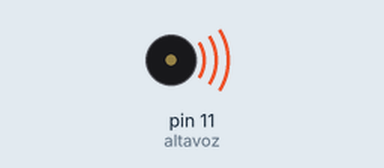
A sketch run on a simulated Arduino Uno, built with avr-gcc and run on an emulated ATmega328P. Shown: buzzer (waves = sounding).

Above: at 0.1 s.
Timing chart, 0 to 40.0 s (numbered marks = the images above):
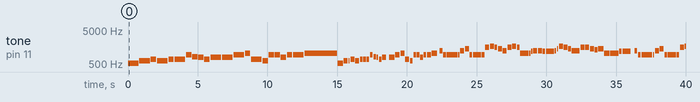

Measured:
- by itself, tone on pin 11 (altavoz): plays 523 Hz for 0.77 s, 622 Hz for 0.77 s, 698 Hz for 0.39 s, 622 Hz for 0.77 s, 698 Hz for 0.39 s, 698 Hz for 0.77 s … (96 notes in this stretch)

The sketch:

song.ino
```cpp
//Definición de variables
int altavoz = 11;  //pin salida del altavoz, el otro pin del altavoz es GND

//octava alta
int Do3 =2080;
int Si2 =1975;
int LaS2=1864;
int La2= 1760;
int SolS2=1661;
int Sol2=1567;
int FaS2=1479;
int Fa2= 1396;
int Mi2= 1318;
int ReS2=1244;
int Re2= 1174;
int DoS2=1108;
int Do2= 1046;

//octava baja
int Si = 987;
int LaS= 932;
int La = 880;
int SolS=830;
int Sol= 783;
int FaS= 739;
int Fa=  698;
int Mi=  659;
int ReS= 622;
int Re = 587;
int DoS =554;
int Do = 523;
int Silencio = 0;

//definimos las notas
int redonda=0;
int redondap=0;
int blanca= 0;
int blancap=0;
int negra=0;
int negrap=0;
int corchea=0;
int corcheap =0;
int semicorchea=0;
int semicorcheap=0;

//definimos la variable del tiempo
int bpm= 155;


void setup()
{
pinMode(altavoz,OUTPUT);
//definimos la relacion de tiempo entre las notas

      negra= 60000/bpm;
      negrap=negra*1.5;
      blanca= negra*2;
      blancap=blanca*1.5;
      redonda= negra*4;
      redondap= redonda*1.5;
      corchea= negra/2;
      corcheap=corchea*1.5;
      semicorchea= negra/4;
      semicorcheap=semicorchea*1.5;

}

void loop()
{

//escribimos las notas con el siguiente esquema
// intro
 tone(altavoz,Do,blanca);
 delay(blanca+50);
 tone(altavoz,ReS,blanca);
 delay(blanca+50);

 tone(altavoz,Fa,negra);
 delay(negra+50);
 tone(altavoz,ReS,blanca);
 delay(blanca+50);
 tone(altavoz,Fa,negra);
 delay(negra+50);

 tone(altavoz,Fa,blanca);
 delay(blanca+50);
 tone(altavoz,LaS,negra);
 delay(negra+50);
 tone(altavoz,SolS,negra);
 delay(negra+50);

 tone(altavoz,Sol,negra);
 delay(negra+50);
 tone(altavoz,Fa,negra);
 delay(negra+50);
 tone(altavoz,Sol,blanca);
 delay(blanca+50);

 tone(altavoz,Sol,blanca);
 delay(blanca+50);
 tone(altavoz,LaS,blanca);
 delay(blanca+50);

 tone(altavoz,Do2,negra);
 delay(negra+50);
 tone(altavoz,Fa,blanca);
 delay(blanca+50);
 tone(altavoz,ReS,negra);
 delay(negra+50);

 tone(altavoz,LaS,negra);
 delay(negra+50);
 tone(altavoz,LaS,negra);
 delay(negra+50);
 tone(altavoz,Sol,negra);
 delay(negra+50);
 tone(altavoz,LaS,negra);
 delay(negra+50);

 tone(altavoz,LaS,blanca);
 delay(blanca+50);
 tone(altavoz,Do2,redondap);
 delay(redondap+50);

// bridge
//comp1
 tone(altavoz,Do,negra);
 delay(negra+50);
  tone(altavoz,ReS,corcheap);
 delay(corcheap+50);
  tone(altavoz,ReS,semicorchea);
 delay(semicorchea+50);
  tone(altavoz,Fa,corcheap);
 delay(corcheap+50);
  tone(altavoz,ReS,corcheap);
 delay(corcheap+50);
 tone(altavoz,Fa,corchea);
 delay(corchea+50);

 //comp2
 tone(altavoz,Fa,corchea);
 delay(corchea+50);
 tone(altavoz,Fa,corchea);
 delay(corchea+50);
 tone(altavoz,LaS,corchea);
 delay(corchea+50);
 tone(altavoz,SolS,corchea);
 delay(corchea+50);
 tone(altavoz,Sol,semicorchea);
 delay(semicorchea+50);
 tone(altavoz,Fa,corchea);
 delay(corchea+50);
 tone(altavoz,Sol,corcheap);
 delay(corcheap+50);
 tone(altavoz,Silencio,semicorchea);
 delay(semicorchea+50);

 //comp3
 tone(altavoz,Sol,negra);
 delay(negra+50);
 tone(altavoz,LaS,corcheap);
 delay(corchea+50);
 tone(altavoz,LaS,semicorchea);
 delay(semicorchea+50);
 tone(altavoz,Do2,corcheap);
 delay(corcheap+50);
 tone(altavoz,Fa,corcheap);
 delay(corcheap+50);
 tone(altavoz,ReS,corchea);
 delay(corchea+50);

 //comp4
 tone(altavoz,LaS,corchea);
 delay(corchea+50);
 tone(altavoz,LaS,corchea);
 delay(corchea+50);
 tone(altavoz,Sol,corchea);
 delay(corchea+50);
 tone(altavoz,LaS,corchea);
 delay(corchea+50);
 tone(altavoz,LaS,corcheap);
 delay(corcheap+50);
 tone(altavoz,Do2,negra);
 delay(negra+50);
 tone(altavoz,Silencio,semicorchea);
 delay(semicorchea+50);

//Verso

//comp1
tone(altavoz,ReS2,corchea);
delay(corchea+50);
tone(altavoz,LaS,corchea);
delay(corchea+50);
tone(altavoz,LaS,blanca);
delay(blanca+50);
tone(altavoz,LaS,semicorchea);
delay(semicorchea+50);

//comp2
tone(altavoz,ReS2,corcheap);
delay(corcheap+50);
tone(altavoz,Fa2,corcheap);
delay(corcheap+50);
tone(altavoz,LaS,corchea);
delay(corchea+50);
tone(altavoz,LaS,negrap);
delay(negrap+50);
tone(altavoz,LaS,corchea);
delay(corchea+50);

//comp3
tone(altavoz,Sol2,corcheap);
delay(corcheap+50);
tone(altavoz,SolS2,corcheap);
delay(corcheap+50);
tone(altavoz,Sol2,corchea);
delay(corchea+50);
tone(altavoz,Fa2,corcheap);
delay(corcheap+50);
tone(altavoz,ReS2,corcheap);
delay(corcheap+50);

//comp4
tone(altavoz,Sol2,corcheap);
delay(corcheap+50);
tone(altavoz,SolS2,corcheap);
delay(corcheap+50);
tone(altavoz,Sol2,corchea);
delay(corchea+50);
tone(altavoz,Do2,negrap);
delay(negrap+50);
tone(altavoz,Do2,semicorchea);
delay(semicorchea+50);
tone(altavoz,Re2,semicorchea);
delay(semicorchea+50);


//comp5
tone(altavoz,ReS2,corcheap);
delay(corcheap+50);
tone(altavoz,ReS2,corcheap);
delay(corcheap+50);
tone(altavoz,Re2,corchea);
delay(corchea+50);
tone(altavoz,Re2,negrap);
delay(negrap+50);
tone(altavoz,ReS2,semicorchea);
delay(semicorchea+50);
tone(altavoz,Fa2,semicorchea);
delay(semicorchea+50);


//comp6
tone(altavoz,SolS2,corcheap);
delay(corcheap+50);
tone(altavoz,Sol2,corcheap);
delay(corcheap+50);
tone(altavoz,Fa2,corchea);
delay(corchea+50);
tone(altavoz,ReS2,negrap);
delay(negrap+50);
tone(altavoz,Sol2,corcheap);
delay(corcheap+50);


//compas7
tone(altavoz,Sol2,corcheap);
delay(corcheap+50);
tone(altavoz,Fa2,corcheap);
delay(corcheap+50);
tone(altavoz,Mi2,corchea);
delay(corchea+50);
tone(altavoz,Fa2,negra);
delay(negra+50);
tone(altavoz,Do2,negra);
delay(negra+50);


//compas8
tone(altavoz,Do2,negrap);
delay(negrap+50);
tone(altavoz,Re2,corchea);
delay(corchea+50);
tone(altavoz,Re2,negrap);
delay(negrap+50);
tone(altavoz,Silencio,corchea);
delay(corchea+50);

//Verso2

//comp1
tone(altavoz,ReS2,corchea);
delay(corchea+50);
tone(altavoz,LaS,corchea);
delay(corchea+50);
tone(altavoz,LaS,blanca);
delay(blanca+50);
tone(altavoz,LaS,semicorchea);
delay(semicorchea+50);

//comp2
tone(altavoz,ReS2,corcheap);
delay(corcheap+50);
tone(altavoz,Fa2,corcheap);
delay(corcheap+50);
tone(altavoz,LaS,corchea);
delay(corchea+50);
tone(altavoz,LaS,negrap);
delay(negrap+50);
tone(altavoz,LaS,corchea);
delay(corchea+50);

//comp3
tone(altavoz,Sol2,corcheap);
delay(corcheap+50);
tone(altavoz,SolS2,corcheap);
delay(corcheap+50);
tone(altavoz,Sol2,corchea);
delay(corchea+50);
tone(altavoz,Fa2,corcheap);
delay(corcheap+50);
tone(altavoz,ReS2,corcheap);
delay(corcheap+50);

//comp4
tone(altavoz,Sol2,corcheap);
delay(corcheap+50);
tone(altavoz,SolS2,corcheap);
delay(corcheap+50);
tone(altavoz,Sol2,corchea);
delay(corchea+50);
tone(altavoz,Do2,negrap);
delay(negrap+50);
tone(altavoz,Do2,semicorchea);
delay(semicorchea+50);
tone(altavoz,Re2,semicorchea);
delay(semicorchea+50);


//comp5
tone(altavoz,ReS2,corcheap);
delay(corcheap+50);
tone(altavoz,ReS2,corcheap);
delay(corcheap+50);
tone(altavoz,Re2,corchea);
delay(corchea+50);
tone(altavoz,Re2,negrap);
delay(negrap+50);
tone(altavoz,ReS2,semicorchea);
delay(semicorchea+50);
tone(altavoz,Fa2,semicorchea);
delay(semicorchea+50);


//comp6
tone(altavoz,SolS2,corcheap);
delay(corcheap+50);
tone(altavoz,Sol2,corcheap);
delay(corcheap+50);
tone(altavoz,Fa2,corchea);
delay(corchea+50);
tone(altavoz,ReS2,negrap);
delay(negrap+50);
tone(altavoz,Sol2,corcheap);
delay(corcheap+50);

//comp7
tone(altavoz,Sol2,corcheap);
delay(corcheap+50);
tone(altavoz,Fa2,corcheap);
delay(corcheap+50);
tone(altavoz,Mi2,corchea);
delay(corchea+50);
tone(altavoz,Fa2,negra);
delay(negra+50);
tone(altavoz,Sol2,negra);
delay(negra+50);

//comp8
tone(altavoz,SolS2,blanca);
delay(blanca+50);
tone(altavoz,Sol2,blanca);
delay(blanca+50);

//Verso 3

//comp1
tone(altavoz,ReS2,corcheap);
delay(corcheap+50);
tone(altavoz,ReS2,corcheap);
delay(corcheap+50);
tone(altavoz,Re2,corchea);
delay(corchea+50);
tone(altavoz,ReS2,corcheap);
delay(corcheap+50);
tone(altavoz,ReS2,corcheap);
delay(corcheap+50);
tone(altavoz,Re2,corchea);
delay(corchea+50);

//comp2
tone(altavoz,Fa2,corcheap);
delay(corcheap+50);
tone(altavoz,Fa2,corcheap);
delay(corcheap+50);
tone(altavoz,ReS2,corchea);
delay(corchea+50);
tone(altavoz,Re2,corcheap);
delay(corcheap+50);
tone(altavoz,Do2,corcheap);
delay(corcheap+50);
tone(altavoz,Re2,corchea);
delay(corchea+50);

//comp3
tone(altavoz,ReS2,corcheap);
delay(corcheap+50);
tone(altavoz,ReS2,corcheap);
delay(corcheap+50);
tone(altavoz,Re2,corchea);
delay(corchea+50);
tone(altavoz,Fa2,corcheap);
delay(corcheap+50);
tone(altavoz,Re2,corcheap);
delay(corcheap+50);
tone(altavoz,Do2,corchea);
delay(corchea+50);

//comp4
tone(altavoz,Fa,negra);
delay(negra+50);
tone(altavoz,Sol,negra);
delay(negra+50);
tone(altavoz,SolS,negra);
delay(negra+50);
tone(altavoz,LaS,negra);
delay(negra+50);

// comp5
tone(altavoz,ReS2,corcheap);
delay(corcheap+50);
tone(altavoz,ReS2,corcheap);
delay(corcheap+50);
tone(altavoz,Re2,corchea);
delay(corchea+50);
tone(altavoz,ReS2,corcheap);
delay(corcheap+50);
tone(altavoz,ReS2,corcheap);
delay(corcheap+50);
tone(altavoz,Re2,corchea);
delay(corchea+50);

//comp6
tone(altavoz,Fa2,corcheap);
delay(corcheap+50);
tone(altavoz,Fa2,corcheap);
delay(corcheap+50);
tone(altavoz,ReS2,corchea);
delay(corchea+50);
tone(altavoz,Re2,corcheap);
delay(corcheap+50);
tone(altavoz,Do2,corcheap);
delay(corcheap+50);
tone(altavoz,Re2,corchea);
delay(corchea+50);

//comp7
tone(altavoz,Sol2,corcheap);
delay(corcheap+50);
tone(altavoz,SolS2,corcheap);
delay(corcheap+50);
tone(altavoz,Sol2,corchea);
delay(corchea+50);
tone(altavoz,Fa2,corcheap);
delay(corcheap+50);
tone(altavoz,ReS2,corcheap);
delay(corcheap+50);
tone(altavoz,Fa2,corchea);
delay(corchea+50);

//comp8
tone(altavoz,Sol2,blanca);
delay(blanca+50);
tone(altavoz,Silencio,blanca);
delay(blanca+50);


//chorus

//comp1
tone(altavoz,Do2,negra);
delay(negra+50);
tone(altavoz,ReS2,negra);
delay(negra+50);
tone(altavoz,Fa2,corchea);
delay(corchea+50);
tone(altavoz,ReS2,negra);
delay(negra+50);
tone(altavoz,Fa2,corchea);
delay(corchea+50);

//comp2
tone(altavoz,Fa2,corchea);
delay(corchea+50);
tone(altavoz,Fa2,corchea);
delay(corchea+50);
tone(altavoz,LaS2,corchea);
delay(corchea+50);
tone(altavoz,SolS2,corchea);
delay(corchea+50);
tone(altavoz,Sol2,semicorchea);
delay(semicorchea+50);
tone(altavoz,Fa2,corchea);
delay(corchea+50);
tone(altavoz,Sol2,negrap);
delay(negrap+50);
//tone(altavoz,Silencio,corchea);
//delay(corchea+50);

//comp3
tone(altavoz,Sol2,negra);
delay(negra+50);
tone(altavoz,LaS2,negra);
delay(negra+50);
tone(altavoz,Do3,corchea);
delay(corchea+50);
tone(altavoz,Fa2,negra);
delay(negra+50);
tone(altavoz,ReS2,corchea);
delay(corchea+50);

//comp4
tone(altavoz,Re2,corchea);
delay(corchea+50);
tone(altavoz,Re2,corchea);
delay(corchea+50);
tone(altavoz,Do2,corchea);
delay(corchea+50);
tone(altavoz,Re2,corchea);
delay(corchea+50);
tone(altavoz,Fa2,semicorchea);
delay(semicorchea+50);
tone(altavoz,ReS2,corchea);
delay(corchea+50);
tone(altavoz,ReS2,corcheap);
delay(corcheap+50);
tone(altavoz,Silencio,semicorchea);
delay(semicorchea+50);

//comp5
tone(altavoz,Do2,negra);
delay(negra+50);
tone(altavoz,ReS2,negra);
delay(negra+50);
tone(altavoz,Fa2,corchea);
delay(corchea+50);
tone(altavoz,ReS2,negra);
delay(negra+50);
tone(altavoz,Fa2,corchea);
delay(corchea+50);

//comp6
tone(altavoz,Fa2,corchea);
delay(corchea+50);
tone(altavoz,Fa2,corchea);
delay(corchea+50);
tone(altavoz,LaS2,corchea);
delay(corchea+50);
tone(altavoz,SolS2,corchea);
delay(corchea+50);
tone(altavoz,Sol2,semicorchea);
delay(semicorchea+50);
tone(altavoz,Fa2,corchea);
delay(corchea+50);
tone(altavoz,Sol2,negrap);
delay(negrap+50);
//tone(altavoz,Silencio,semicorchea);
//delay(semicorchea+50);

//comp7
tone(altavoz,Sol2,negra);
delay(negra+50);
tone(altavoz,LaS2,negra);
delay(negra+50);
tone(altavoz,Do3,corchea);
delay(corchea+50);
tone(altavoz,Fa2,negra);
delay(negra+50);
tone(altavoz,ReS2,corchea);
delay(corchea+50);

//comp8
tone(altavoz,LaS2,corchea);
delay(corchea+50);
tone(altavoz,LaS2,corchea);
delay(corchea+50);
tone(altavoz,Sol2,corchea);
delay(corchea+50);
tone(altavoz,LaS2,corchea);
delay(corchea+50);
tone(altavoz,LaS2,corcheap);
delay(corcheap+50);
tone(altavoz,Do3,negra);
delay(negra+50);
//tone(altavoz,Silencio,semicorchea);
//delay(semicorchea+50);

//comp9
tone(altavoz,Do2,negra);
delay(negra+50);
tone(altavoz,ReS2,negra);
delay(negra+50);
tone(altavoz,Fa2,corchea);
delay(corchea+50);
tone(altavoz,ReS2,negra);
delay(negra+50);
tone(altavoz,Fa2,corchea);
delay(corchea+50);

//comp10
tone(altavoz,Fa2,corchea);
delay(corchea+50);
tone(altavoz,Fa2,corchea);
delay(corchea+50);
tone(altavoz,LaS2,corchea);
delay(corchea+50);
tone(altavoz,SolS2,corchea);
delay(corchea+50);
tone(altavoz,Sol2,semicorchea);
delay(semicorchea+50);
tone(altavoz,Fa2,corchea);
delay(corchea+50);
tone(altavoz,Sol2,negrap);
delay(negrap+50);
//tone(altavoz,Silencio,semicorchea);
//delay(semicorchea+50);

//comp11
tone(altavoz,Sol2,negra);
delay(negra+50);
tone(altavoz,LaS2,negra);
delay(negra+50);
tone(altavoz,Do3,corchea);
delay(corchea+50);
tone(altavoz,Fa2,negra);
delay(negra+50);
tone(altavoz,ReS2,corchea);
delay(corchea+50);

//comp12
tone(altavoz,LaS2,corchea);
delay(corchea+50);
tone(altavoz,LaS2,corchea);
delay(corchea+50);
tone(altavoz,Sol2,corchea);
delay(corchea+50);
tone(altavoz,LaS2,corchea);
delay(corchea+50);
tone(altavoz,LaS2,corcheap);
delay(corcheap+50);
tone(altavoz,Do3,negra);
delay(negra+50);
//tone(altavoz,Silencio,semicorchea);
//delay(semicorchea+50);


// wait for 30 milliseconds to see the dimming effect
 delay(30);


 delay(5000); //la cancion se repetira cada 5 segundos

}
```
